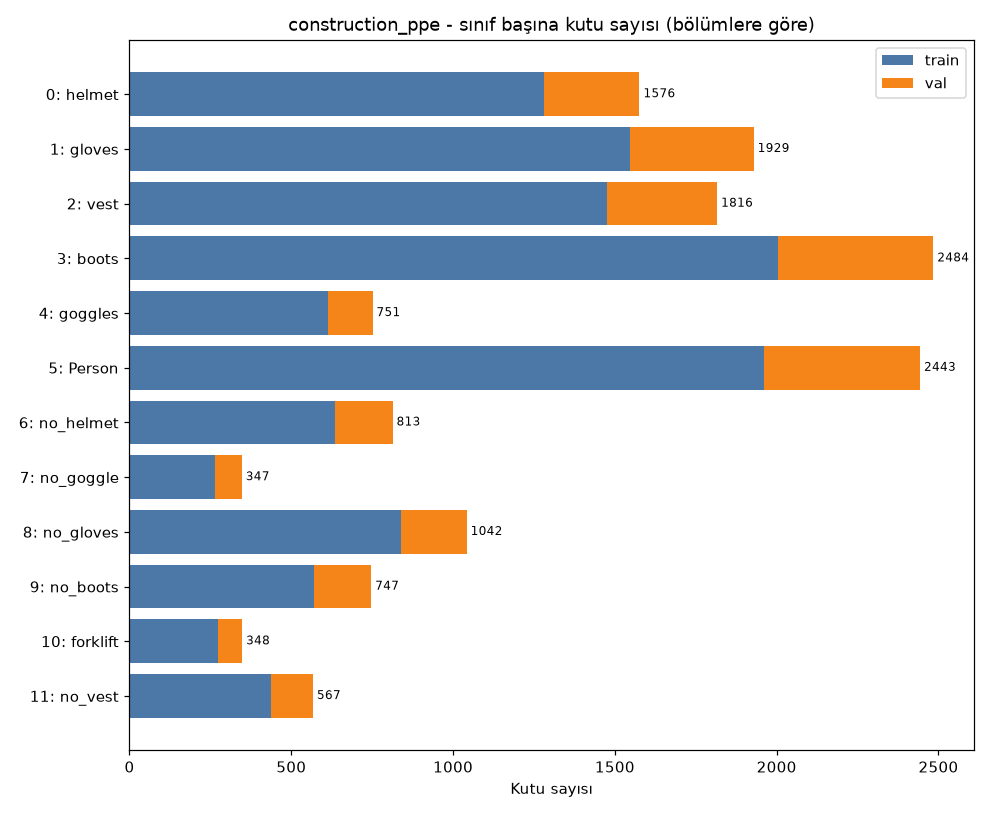
#> input picture reports/dataset_audit/charts/class_distribution_construction_ppe.png, 990 x 814 px
$ python -i duplicates_verify.py   (imports and definitions only)
#> lines starting #> are read from the running program, lines starting #| are printed output that depends on the picture
"""Yakın kopya aday üretimi (dHash + çok ölçekli pHash) ve geometrik doğrulama (ORB + RANSAC afin + hizalı NCC).

Karar mantığı hash mesafesine TEK BAŞINA dayanmaz:
  1) Aday: pHash/dHash (kırpma ve yatay çevirmeye dayanıklı çok pencereli imza) veya aynı kaynak adı.
  2) Doğrulama: ORB eşleşmeleri üzerinde RANSAC ile afin dönüşüm; inlier sayısı/oranı + hizalanmış alanda NCC.
  3) Karar: same_image_derived / same_scene_different_frame / uncertain / not_duplicate (+ exact_duplicate: SHA-256).
Eşikler sentetik+gerçek doğrulama deneyiyle (validate_method) seçilir ve raporlanır. Dosyalar yalnızca okunur.
"""

from __future__ import annotations

import random
from dataclasses import dataclass, field
from pathlib import Path
from typing import Any

import cv2
import numpy as np

MAX_SIDE = 512
_POP16 = np.array([bin(i).count("1") for i in range(1 << 16)], dtype=np.uint8)

# Doğrulama deneyinde seçilen varsayılan eşikler (bkz. duplicate_method_validation.json)
DEFAULT_THRESHOLDS = {"min_inliers": 25, "min_inlier_ratio": 0.30, "uncertain_inliers": 12, "min_ncc": 0.80,
                      "candidate_hash_bits": 10}


# [27 lines left out: functions load_gray, phash64, dhash64, not called in this run]


def feature_mask(gray: np.ndarray) -> np.ndarray | None:
    """Saf siyah (0) bölgeleri (cutout kareleri, döndürme/kırpma kenarları) ORB'den hariç tutan maske.

    Aynı boyutlu siyah karelerin köşeleri farklı görüntülerde sahte eşleşme üretir; bu yüzden maskelenir.
    Siyah bölge yoksa None döner.
    """
    zero = (gray == 0).astype(np.uint8)
    solid = cv2.erode(zero, np.ones((5, 5), np.uint8))
    if not solid.any():
        return None
    return 255 - cv2.dilate(solid, np.ones((11, 11), np.uint8)) * 255


# [15 lines left out: functions center_crop, signature, not called in this run]


def _popcount(x: np.ndarray) -> np.ndarray:
    return _POP16[x.view(np.uint16).reshape(-1, 4)].sum(axis=1)


_COMBOS = [("p0", "p0"), ("p0", "p0f"), ("p0", "p1"), ("p0", "p2"), ("p0", "p1f"), ("p0", "p2f"),
           ("p1", "p0"), ("p2", "p0"), ("p1", "p0f"), ("p2", "p0f"), ("d", "d"), ("d", "dflip")]


# [29 lines left out: functions hash_distance, candidate_pairs, not called in this run]


@dataclass
class OrbCache:
    nfeatures: int = 1500
    store: dict[Any, tuple[Any, Any]] = field(default_factory=dict)

    # [156 lines left out: functions features, _ncc_aligned, orb_verify, decide, leakage_risk, augment, not called in this run]


AUGMENTATIONS = ("identity_resize50", "jpeg_q30", "brightness+25", "brightness-25", "blur", "flip", "crop20", "rot12",
                 "stretch640", "combo")


# [54 lines left out: function validate_method, not called in this run]


# ---------------- Yerel özellik tabanlı aday üretimi (kırpma/dönme dayanıklı) ----------------

INDEX_SIDE = 320
INDEX_FEATURES = 300


def index_descriptors(gray: np.ndarray) -> np.ndarray | None:
    """Aday indeksi için küçük bir ORB tanımlayıcı kümesi (N x 32 uint8)."""
    s = INDEX_SIDE / max(gray.shape[:2])
    small = cv2.resize(gray, None, fx=s, fy=s, interpolation=cv2.INTER_AREA) if s < 1 else gray
    _, des = cv2.ORB_create(nfeatures=INDEX_FEATURES, fastThreshold=10).detectAndCompute(small, feature_mask(small))
    return des


# [98 lines left out: functions lsh_candidate_votes, lsh_votes_with_flip, apply_visual_checks, tile_windows, tile_level_verify, not called in this run]


def tile_match(v: dict[str, Any], min_inliers: int = 40, min_ratio: float = 0.5) -> bool:
    return v["inliers"] >= min_inliers and v["inlier_ratio"] >= min_ratio

>>> import cv2
>>> picture = cv2.imread('../../../reports/dataset_audit/charts/class_distribution_construction_ppe.png', cv2.IMREAD_GRAYSCALE)
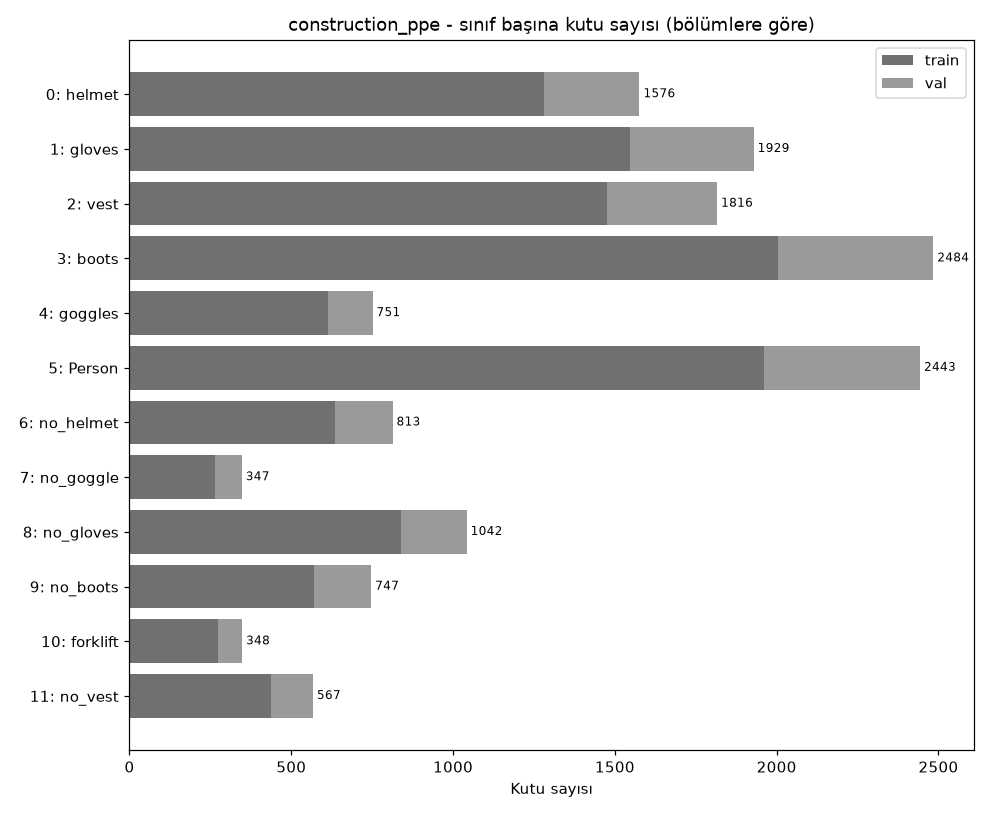
#> picture: shape (814, 990); min 0, max 255, mean 216.5
>>> result = index_descriptors(picture)
#> in index_descriptors, `small = cv2.resize(gray, None, fx=s, fy=s, interpolation=cv2.INTER_ARE..`:
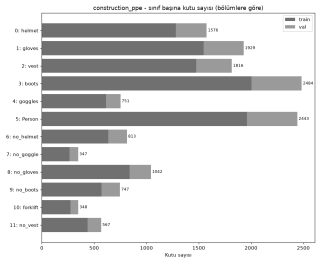
#> small: shape (263, 320); min 48, max 255, mean 216.5
#> in feature_mask, `zero = (gray == 0).astype(np.uint8)`: zero: shape (263, 320); every value is 0
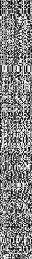
#> result: shape (259, 32); min 0, max 255, mean 130.1

$ run again, on reports/dataset_audit/charts/class_distribution_mendeley_ppe.png
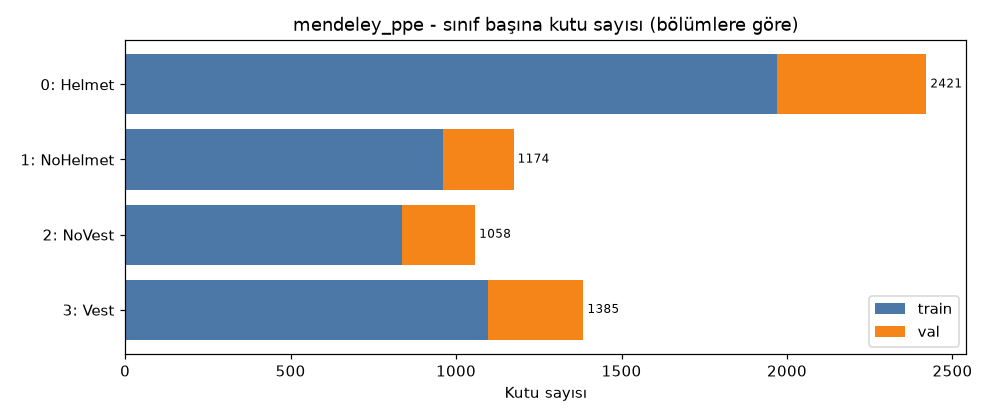
#> input picture reports/dataset_audit/charts/class_distribution_mendeley_ppe.png, 990 x 418 px
#> in index_descriptors, `small = cv2.resize(gray, None, fx=s, fy=s, interpolation=cv2.INTER_ARE..`:
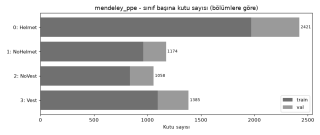
#> small: shape (135, 320); min 54, max 255, mean 211.3
#> zero: shape (135, 320); every value is 0
#> `result = index_descriptors(picture)`:
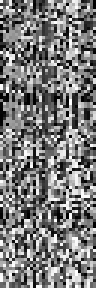
#> result: shape (96, 32) (shown 3 times larger); min 0, max 255, mean 122.6

$ run again, on reports/dataset_audit/charts/class_distribution_site_safety.png
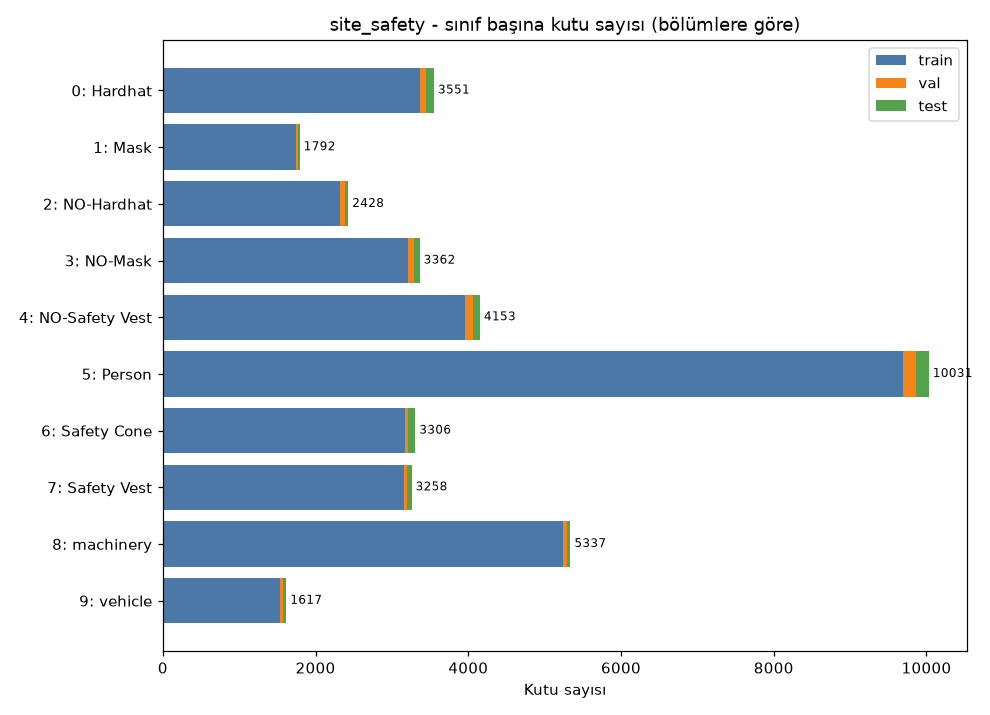
#> input picture reports/dataset_audit/charts/class_distribution_site_safety.png, 990 x 715 px
#> in index_descriptors, `small = cv2.resize(gray, None, fx=s, fy=s, interpolation=cv2.INTER_ARE..`:
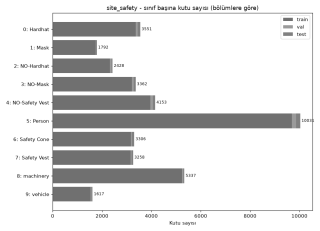
#> small: shape (231, 320); min 62, max 255, mean 224.3
#> zero: shape (231, 320); every value is 0
#> `result = index_descriptors(picture)`:
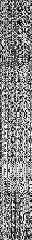
#> result: shape (240, 32); min 0, max 255, mean 133.8
